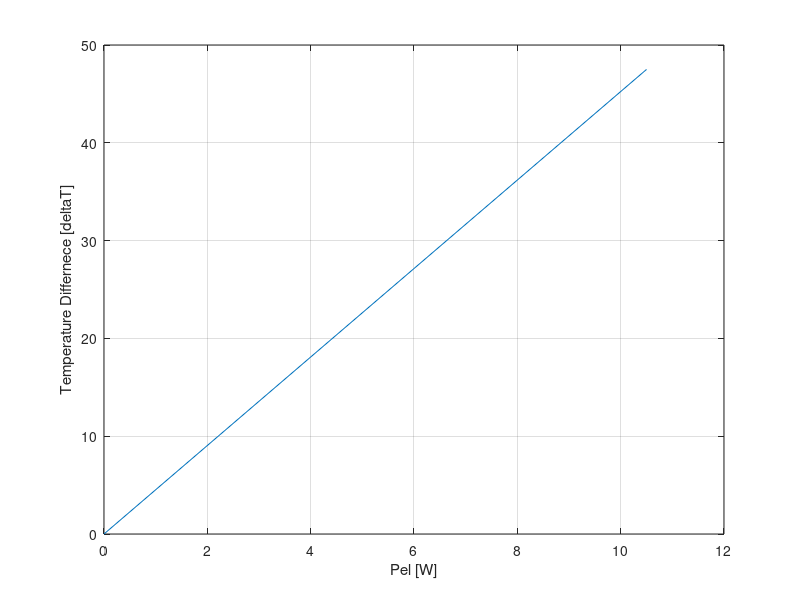

MATLAB code to generate this figure:
clear; close all; clc; 
% thermal resistance R


temps = [23.0,23.0,23.0,23.0,23.0,23.0,23.0,23.0,23.0,23.0,23.0]; 
delta_t = [47.5,47.5,47.5,47.5,47.5,47.5,47.5,47.5,47.5,47.5,47.5];



wattage = [10.5,10.5,10.5,10.5,10.7,10.5,10.5,10.5,10.5,10.7,10.5];


%101 mm 
%101 mm

% area of the plate
area = 0.101 ^2;
delta_t = 47.5; 
bigqdot = sum(wattage)/length(wattage); % heat flux


% heat transfer coefficient (indicates how well the heat is transfered from
% the surface ot the air [alpha]
alpha = bigqdot/((area)*delta_t);

% heating surface load 
qsmalldot = bigqdot/area;

%themal resistance [R]
slope = delta_t(1)./wattage;
R = sum(slope)/length(slope);


% Nusselt Number [Nu]
lamda = 0.026; %W/mk thermal conductivity
L = 0.101; % characteristic length
Nu = alpha*L/lamda;

alpha 
qsmalldot
R
Nu

plot([0,wattage(1)],[0,delta_t(1)])
ylabel('Temperature Differnece [deltaT]')
xlabel('Pel [W]')
grid on




